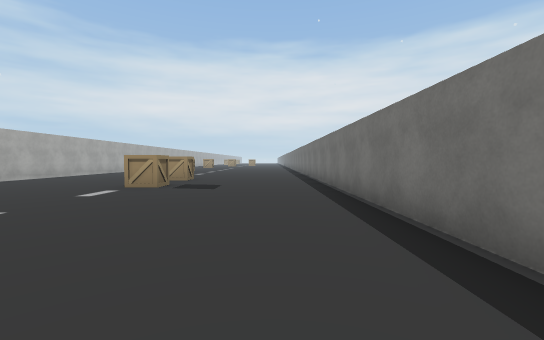
[1] (above)

16 first-person views from a walk through a Unity game level. The camera is 1.3 m above the floor, tilts 2° down and sees 90° across. The floor is counted in squares, 2 m on a side. Each view is taken from the middle of a square. On the plan, view 1 faces up. The plan holds only what a view shows up to about 9 squares ahead; the rest is blank. The place goes on beyond the plan. Some surface patterns are stand-ins.

[2]
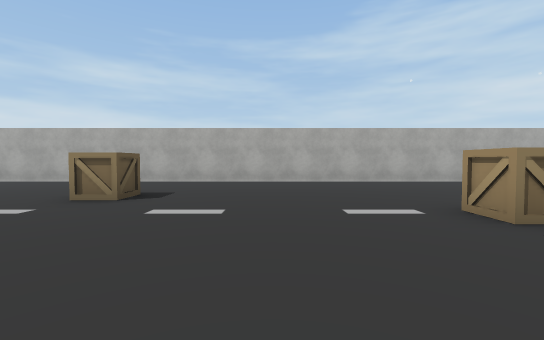

[3]
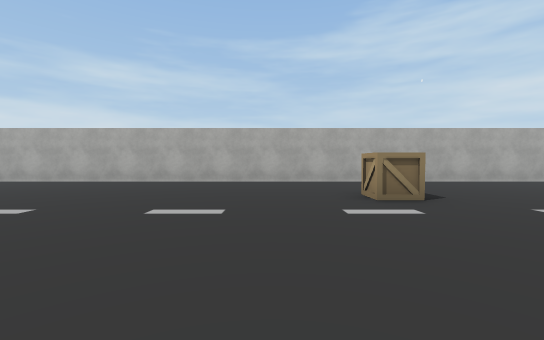

[4]
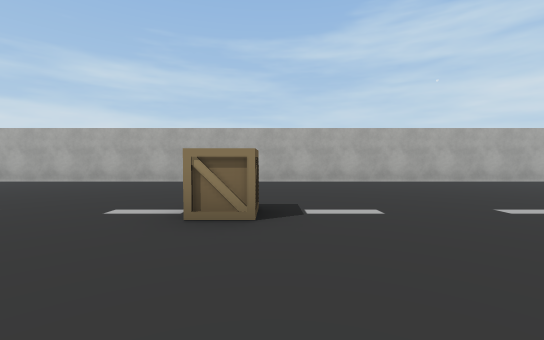

[5]
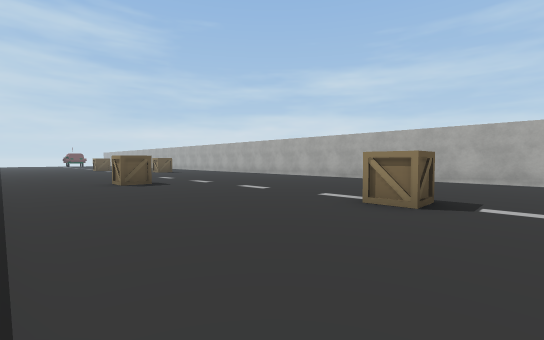

[6]
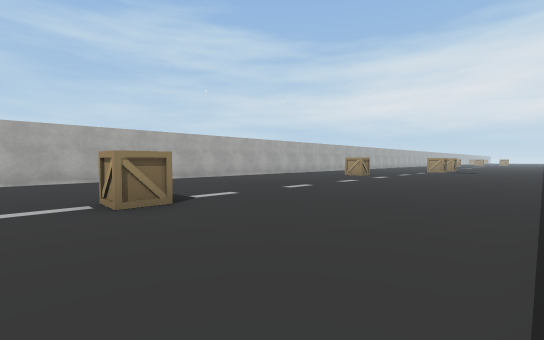

[7]
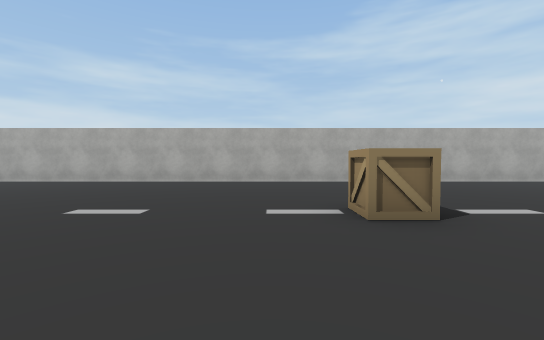

[8]
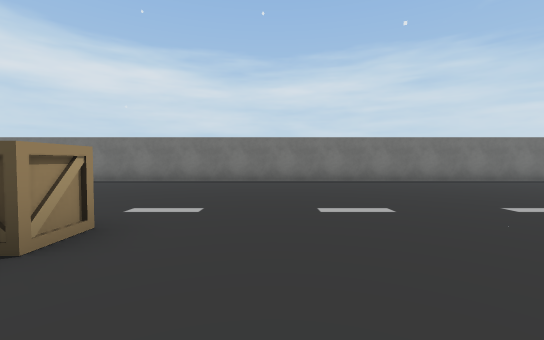

[9]
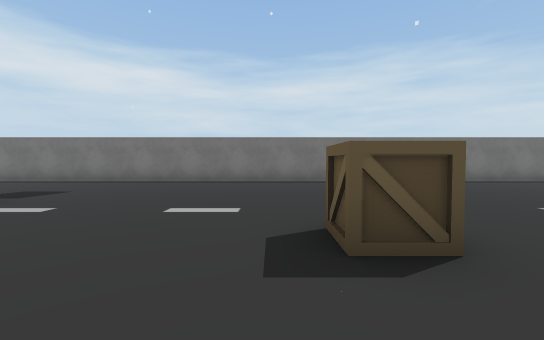

[10]
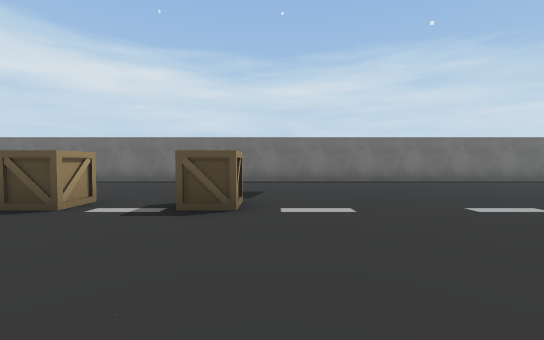

[11]
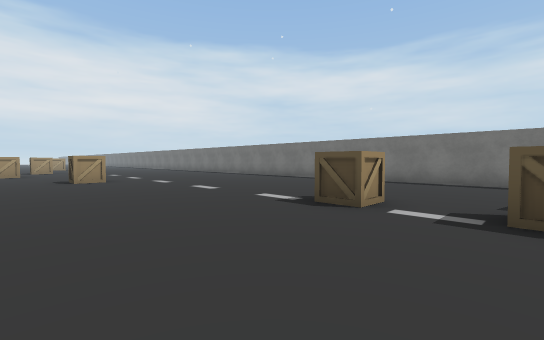

[12]
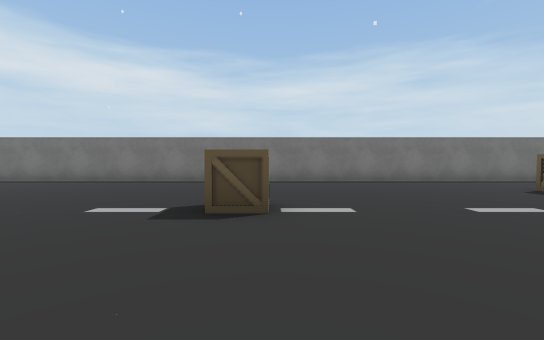

[13]
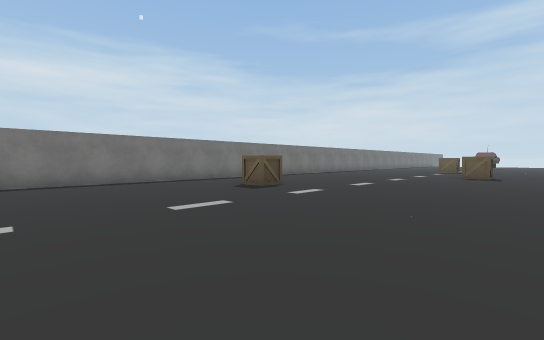

[14]
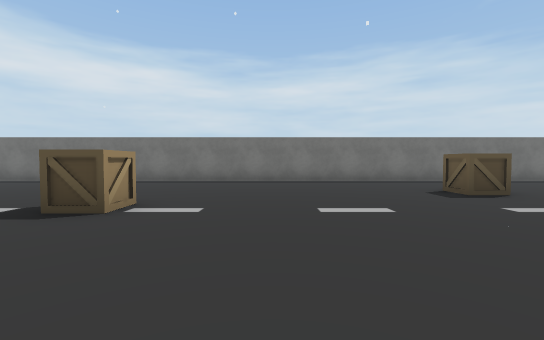

[15]
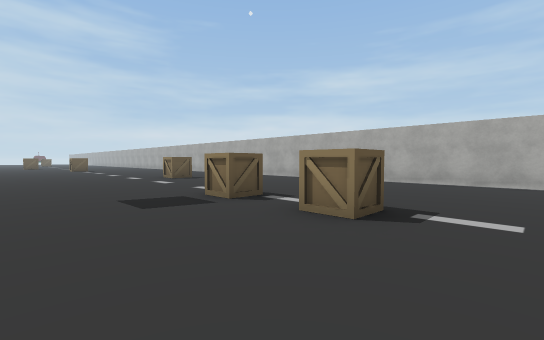

[16]
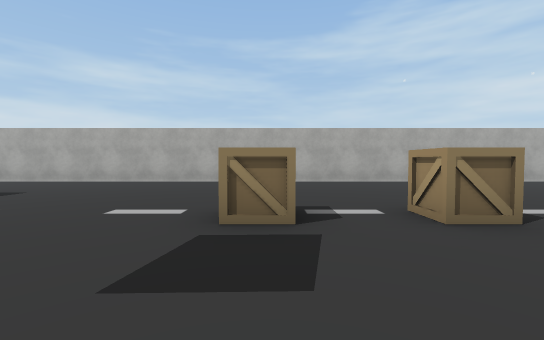

### Floor plan
Points are (right, up) in squares from view 1. A wall is a line through its corners. A room is listed if a view was taken in it or the views show most of it. See-through windows are left out.
Room 1 (views 1, 2, 3, 4, 5, 6, 7, 8, 9, 10, 11, 12, 13, 14, 15, 16)
walls: (-5.1, 1.5) (-5.1, 0.8) (-4.5, 0.8) (-4.5, 1.5) (-4.5, 0.7) (-5.2, 0.7) (-5.2, 1.5) (-4.5, 1.5); (-3.7, -8.2) (-3, -8.2) (-3, -9) (-3.7, -9) (-3.7, -8.2); (-2.9, -8.3) (-3.6, -8.3) (-3.6, -9); (-3.5, 6.5) (-3.5, 7.2) (-2.8, 7.2) (-2.8, 6.5) (-3.5, 6.5); (-2.6, 7.1) (-3.4, 7.1) (-3.4, 6.4); (-3.5, 8.8) (-3.5, 9.5) (-2.8, 9.5) (-2.8, 8.8) (-3.5, 8.8); (-2.6, 9.5) (-3.4, 9.5) (-3.4, 8.8); (-2, -15.4) (-1.1, -15.4); (-1.9, -15.5) (-1.9, -14.7) (-1.2, -14.7) (-1.2, -15.5); (-8.6, 11.4) (-8.6, -15.5); (1.6, -15.5) (1.6, 11.5)

Positions as (right, up) in squares from view 1, and headings:
1: (0, 0), facing up
2: (0, 4), facing left
3: (0, -1), facing left
4: (0, -8), facing left
5: (1, -7), facing down-left
6: (1, -10), facing up-left
7: (0, -10), facing left
8: (-7, -1), facing right
9: (-7, 2), facing right
10: (-7, 6), facing right
11: (-7, 7), facing up-right
12: (-7, -9), facing right
13: (-7, -10), facing down-right
14: (-7, -11), facing right
15: (0, 11), facing down-left
16: (0, 7), facing left
